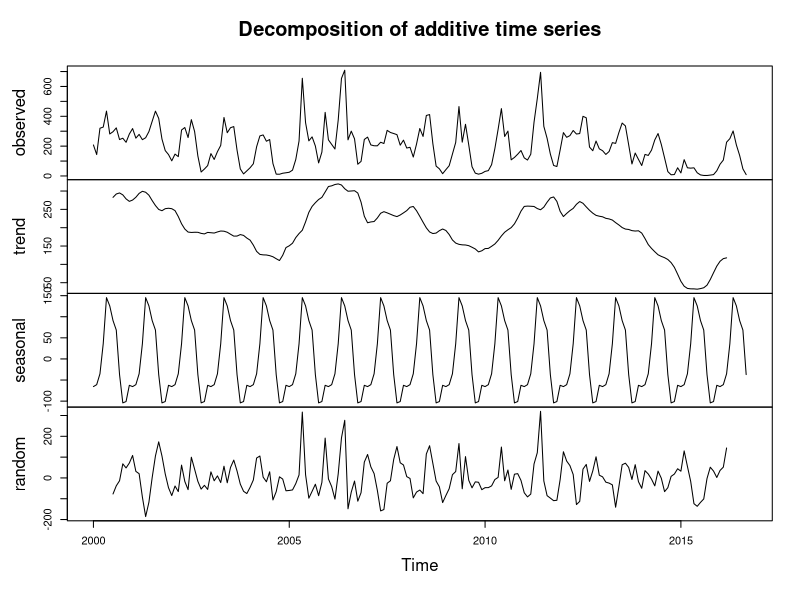

Reproduce this figure in R.
## ---- chunk 1
knitr::opts_chunk$set(echo = TRUE)
## ---- chunk 2

library(tidyverse)
library(tseries)
library(forecast)

truckee <- read_csv("truckee_flow.csv")
lizard <- read_csv("lter_lizard_pitfall.csv")

## Truckee River data

# mean_va -> mean monthly discharge in cubic feet per second
# year and month are self-explanatory

## Lizard data

# Zone: vegetation zone (C=creosote bush, G=grassland, M=mesquite, P=playa, T=tarbush)
# Site: Site location (CALI GRAV SAND; BASN IBPE SUMM; RABB NORT WELL; COLL SMAL TOBO; EAST TAYL WEST)
# Plot: Plot A, B, C, D
# Pit: Pit number (1 -16)
# Spp: Species code (CNTI, UTST, CNTE, CNIN, SCUN, HOMA, EUOB) # check more of these
# Sex: M (male), F (female), J (juvenile)
# Rcap: Recaptured  (N=new capture, R = recapture)
# Toenum: Toe mark number (includes Tail Mark beginning 3/16/95)
# SV-L: Snout-vent length in mm
# Total-length: Total length in mm
# Weight: Body weight in grams
# Tail: Tail condition (B = broken, W = whole)
# PC: Problem code (1 = see history log; 0 = no problem)

## ---- chunk 3

# I did some data clean up in Excel because it was quick and easy

# create a vector of time series-specific data # the original df doesn't work with tseries()

mean_ts <- ts(truckee$mean_va, frequency = 12, start = c(2000,1)) # frequency = 12 indicates that this is monthly data that starts in 2000

# mean_ts # look at it to confirm that everything worked - yes, it ends in September 2016

# plot(mean_ts) # plot to explore the trend, seasonality, cycle

# a little bit of a downward trend
# seasonality: the annual, intermediate peaks
# cyclical: the big peaks are repeated twice

mean_dc <- decompose(mean_ts) # does Steps 1-4 of decomposition (Detect trend, de-trend by subtraction, calculate average seasonal component (ASC), "random/remainder" is cycle)

plot(mean_dc) # original, trend, seasonality, residuals that show trends that don't depend on the other decompositions

